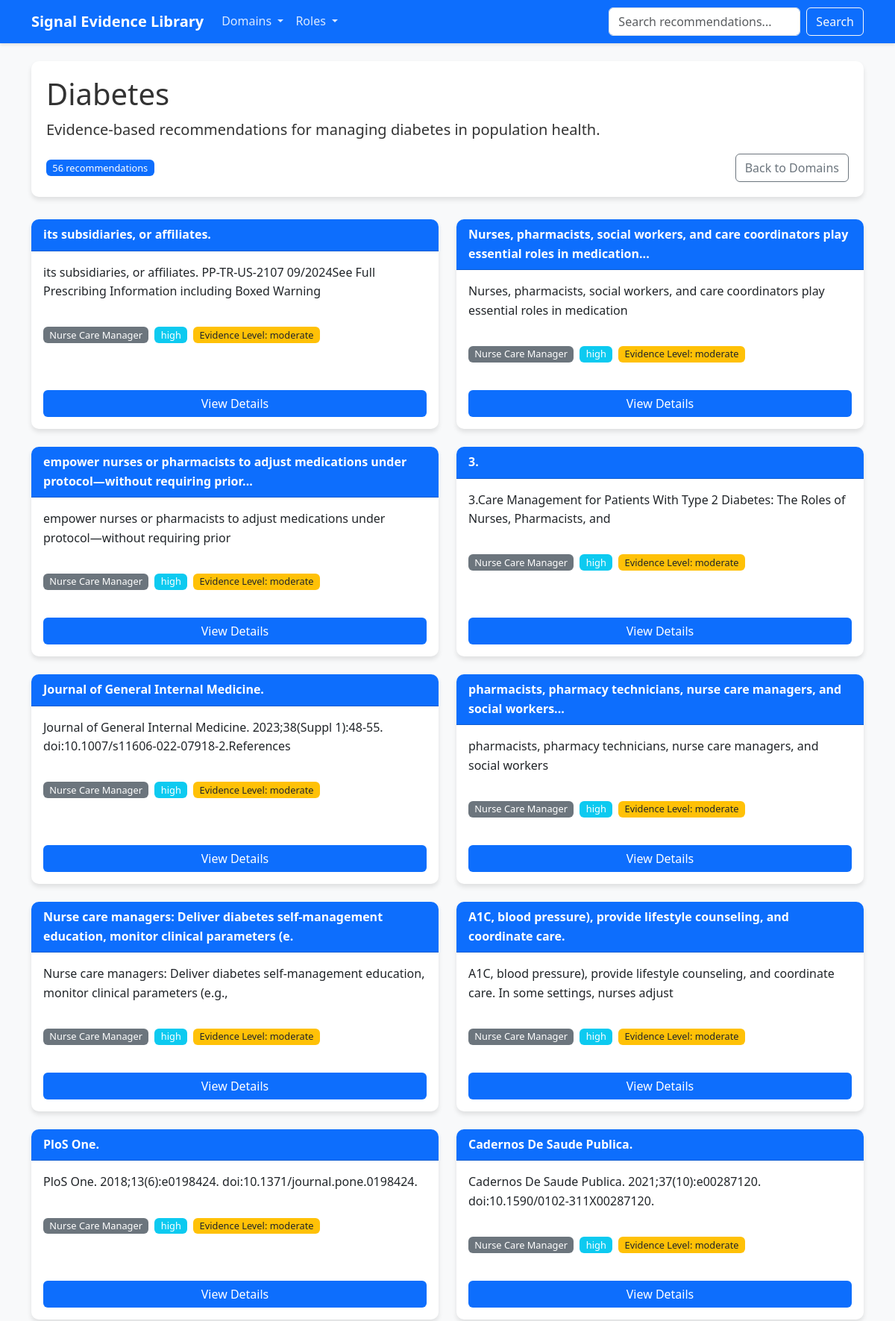
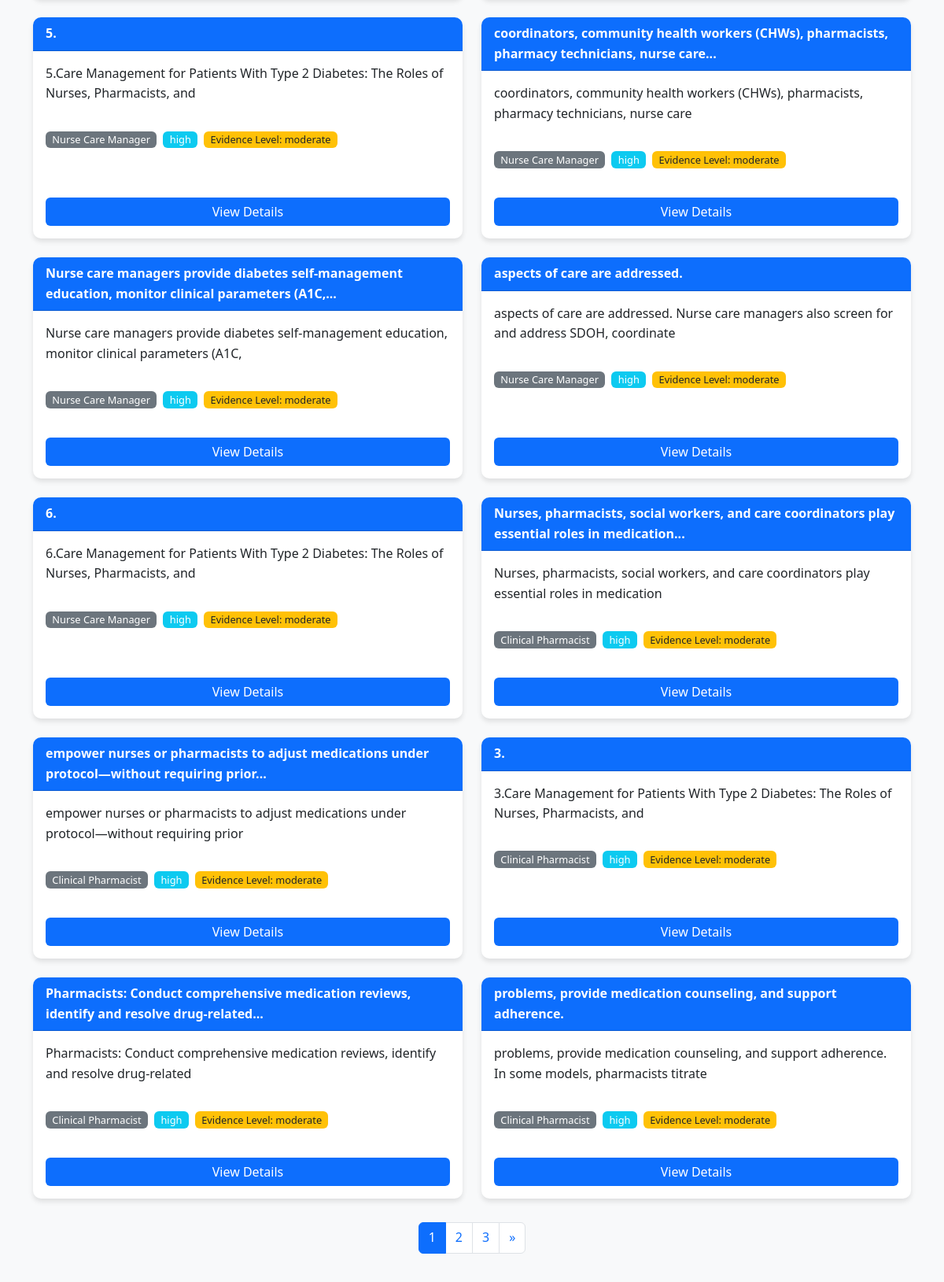
Page /domain/diabetes (upper part) on the committed database (2 pictures, top to bottom).
### src/db/models.py (models this page shows)
class Domain(db.Model):
    __tablename__ = 'domains'
    id = Column(String(50), primary_key=True)
    name = Column(String(100), nullable=False)
    description = Column(Text, nullable=True)
    recommendations = relationship("Recommendation", back_populates="domain")
    def to_dict(self) -> Dict:
        return {
            "id": self.id,
            "name": self.name,
            "description": self.description
        }

class Recommendation(db.Model):
    __tablename__ = 'recommendations'
    id = Column(String(100), primary_key=True)
    title = Column(String(255), nullable=False)
    domain_id = Column(String(50), ForeignKey('domains.id'), nullable=False)
    recommendation_text = Column(Text, nullable=False)
    rationale = Column(Text, nullable=True)
    expected_outcome = Column(Text, nullable=True)
    implementation_notes = Column(Text, nullable=True)
    priority_level = Column(String(20), nullable=True)
    evidence_level = Column(String(20), nullable=True)
    last_updated = Column(String(20), nullable=True)
    version = Column(String(10), nullable=True)
    domain = relationship("Domain", back_populates="recommendations")
    roles = relationship("Role", secondary="recommendation_role", back_populates="recommendations")
    citations = relationship("Citation", back_populates="recommendation", cascade="all, delete-orphan")
    def to_dict(self) -> Dict:
        return {
            "id": self.id,
            "title": self.title,
            "domain": self.domain.to_dict() if self.domain else None,
            "roles": [role.to_dict() for role in self.roles],
            "recommendation": self.recommendation_text,
            "rationale": self.rationale,
            "expected_outcome": self.expected_outcome,
            "implementation_notes": self.implementation_notes,
            "priority_level": self.priority_level,
            "evidence_level": self.evidence_level,
            "last_updated": self.last_updated,
            "version": self.version,
            "citations": [citation.to_dict() for citation in self.citations]
        }

class Role(db.Model):
    __tablename__ = 'roles'
    id = Column(String(50), primary_key=True)
    name = Column(String(100), nullable=False)
    description = Column(Text, nullable=True)
    recommendations = relationship("Recommendation", secondary="recommendation_role", back_populates="roles")
    def to_dict(self) -> Dict:
        return {
            "id": self.id,
            "name": self.name,
            "description": self.description
        }

### src/main.py (the view)
@app.route('/domain/<domain_id>')
def domain(domain_id):
    domains = db_manager.get_all_domains()
    roles = db_manager.get_all_roles()
    domain = db_manager.get_domain_by_id(domain_id)
    if not domain:
        return redirect(url_for('index'))
    page = int(request.args.get('page', 1))
    result = db_manager.get_all_recommendations(domain_id=domain_id, page=page)
    recommendations = result['recommendations']
    pagination = result['pagination']
    return render_template('domain.html',
                          domain=domain,
                          recommendations=recommendations,
                          pagination=pagination,
                          domains=domains,
                          roles=roles)

### src/db/crud.py (called while the page is built)
    def get_session(self) -> Session:
        return self.SessionLocal()

    def get_all_domains(self) -> List[Dict[str, Any]]:
        session = self.get_session()
        try:
            domains = session.query(Domain).all()
            result = []
            for domain in domains:
                domain_dict = domain.to_dict()
                count = session.query(func.count(Recommendation.id)).filter(
                    Recommendation.domain_id == domain.id
                ).scalar()
                domain_dict['recommendation_count'] = count
                result.append(domain_dict)
            return result
        finally:
            session.close()

    def get_domain_by_id(self, domain_id: str) -> Optional[Dict[str, Any]]:
        session = self.get_session()
        try:
            domain = session.query(Domain).filter(Domain.id == domain_id).first()
            return domain.to_dict() if domain else None
        finally:
            session.close()

    def get_all_roles(self) -> List[Dict[str, Any]]:
        session = self.get_session()
        try:
            roles = session.query(Role).all()
            result = []
            for role in roles:
                role_dict = role.to_dict()
                count = session.query(func.count(Recommendation.id)).join(
                    Recommendation.roles
                ).filter(Role.id == role.id).scalar()
                role_dict['recommendation_count'] = count
                result.append(role_dict)
            return result
        finally:
            session.close()

### src/db/models.py (called while the page is built)
    def to_dict(self) -> Dict:
        return {
            "id": self.id,
            "authors": self.authors,
            "title": self.title,
            "journal": self.journal,
            "year": self.year,
            "doi": self.doi,
            "url": self.url
        }

### src/templates/domain.html (shortened to what this page needs)
<!DOCTYPE html>
<html lang="en">
<head>
    <link href="https://cdn.jsdelivr.net/npm/bootstrap@5.3.0-alpha1/dist/css/bootstrap.min.css" rel="stylesheet">
</head>
<body>
    <nav class="navbar navbar-expand-lg navbar-dark mb-4">
        <div class="container">
            <a class="navbar-brand" href="/">Signal Evidence Library</a>
            <div class="collapse navbar-collapse" id="navbarNav">
                <ul class="navbar-nav me-auto">
                    <li class="nav-item dropdown">
                        <a class="nav-link dropdown-toggle" href="#" id="domainsDropdown" role="button" data-bs-toggle="dropdown" aria-expanded="false">
                            Domains
                        </a>
                    </li>
                    <li class="nav-item dropdown">
                        <a class="nav-link dropdown-toggle" href="#" id="rolesDropdown" role="button" data-bs-toggle="dropdown" aria-expanded="false">
                            Roles
                        </a>
                    </li>
                </ul>
                <form class="d-flex" action="/search" method="get">
                    <input class="form-control me-2" type="search" name="query" placeholder="Search recommendations..." aria-label="Search">
                    <button class="btn btn-outline-light" type="submit">Search</button>
                </form>
            </div>
        </div>
    </nav>
    <div class="container">
        <div class="domain-header">
            <h1>{{ domain.name }}</h1>
            <p class="lead">Evidence-based recommendations for managing {{ domain.name | lower }} in population health.</p>
            <div class="d-flex justify-content-between align-items-center">
                <span class="badge bg-primary">{{ pagination.total }} recommendations</span>
                <div class="btn-group">
                    <a href="/" class="btn btn-outline-secondary">Back to Domains</a>
                </div>
            </div>
        </div>
        <div class="row row-cols-1 row-cols-md-2 g-4">
            {% for recommendation in recommendations %}
            <div class="col">
                <div class="card recommendation-card h-100">
                    <div class="card-header">{{ recommendation.title }}</div>
                    <div class="card-body">
                        <p class="card-text">{{ recommendation.recommendation }}</p>
                        <div class="mt-3 mb-3">
                            {% for role in recommendation.roles %}
                            <span class="badge bg-secondary me-1">{{ role.name }}</span>
                            {% endfor %}
                            <span class="badge bg-info me-1">{{ recommendation.priority_level }}</span>
                            <span class="badge bg-warning text-dark">Evidence Level: {{ recommendation.evidence_level }}</span>
                        </div>
                        <a href="/document/{{ recommendation.id }}" class="btn btn-primary mt-auto">View Details</a>
                    </div>
                </div>
            </div>
            {% endfor %}
        </div>
        {% if pagination.pages > 1 %}
        <nav aria-label="Page navigation">
            <ul class="pagination">
                {% for i in range(1, pagination.pages + 1) %}
                <li class="page-item {% if i == pagination.page %}active{% endif %}">
                    <a class="page-link" href="/domain/{{ domain.id }}?page={{ i }}">{{ i }}</a>
                </li>
                {% endfor %}
                {% if pagination.page < pagination.pages %}
                <li class="page-item">
                    <a class="page-link" href="/domain/{{ domain.id }}?page={{ pagination.page + 1 }}" aria-label="Next">
                        <span aria-hidden="true">&raquo;</span>
                    </a>
                </li>
                {% endif %}
            </ul>
        </nav>
        {% endif %}
    </div>
</body>
</html>

### src/templates/domain.html (style rules this page uses)
body { font-family: 'Segoe UI', Tahoma, Geneva, Verdana, sans-serif; line-height: 1.6; color: #333; background-color: #f8f9fa; }
.navbar { background-color: #0d6efd; box-shadow: 0 2px 4px rgba(0,0,0,0.1); }
.navbar-brand { font-weight: bold; color: white !important; }
.nav-link { color: rgba(255,255,255,0.85) !important; }
.card { border: none; border-radius: 10px; box-shadow: 0 4px 6px rgba(0,0,0,0.1); transition: transform 0.3s ease; margin-bottom: 20px; }
.card-header { background-color: #0d6efd; color: white; border-radius: 10px 10px 0 0 !important; font-weight: bold; }
.btn-primary { background-color: #0d6efd; border: none; }
.badge { font-size: 0.8rem; font-weight: normal; }
.recommendation-card { height: 100%; }
.recommendation-card .card-body { display: flex; flex-direction: column; }
.recommendation-card .btn { margin-top: auto; }
.domain-header { background-color: white; border-radius: 10px; box-shadow: 0 4px 6px rgba(0,0,0,0.1); padding: 20px; margin-bottom: 30px; }
.pagination { justify-content: center; margin-top: 30px; }

### rows in the picture
Domain: name "Diabetes", name "diabetes"
Recommendation: title "its subsidiaries, or affiliates.", recommendation "its subsidiaries, or affiliates. PP-TR-US-2107 09/2024See Full Prescribing Information including Boxed Warning", priority_level "high", evidence_level "moderate"
Role: name "Nurse Care Manager"
Recommendation: title "Nurses, pharmacists, social workers, and care coordinators play essential roles in medication...", recommendation "Nurses, pharmacists, social workers, and care coordinators play essential roles in medication", priority_level "high", evidence_level "moderate"
Recommendation: title "empower nurses or pharmacists to adjust medications under protocol—without requiring prior...", recommendation "empower nurses or pharmacists to adjust medications under protocol—without requiring prior", priority_level "high", evidence_level "moderate"
Recommendation: title "3.", recommendation "3.Care Management for Patients With Type 2 Diabetes: The Roles of Nurses, Pharmacists, and", priority_level "high", evidence_level "moderate"
Recommendation: title "Journal of General Internal Medicine.", recommendation "Journal of General Internal Medicine. 2023;38(Suppl 1):48-55. doi:10.1007/s11606-022-07918-2.References", priority_level "high", evidence_level "moderate"
Recommendation: title "pharmacists, pharmacy technicians, nurse care managers, and social workers...", recommendation "pharmacists, pharmacy technicians, nurse care managers, and social workers", priority_level "high", evidence_level "moderate"
Recommendation: title "Nurse care managers: Deliver diabetes self-management education, monitor clinical parameters (e.", recommendation "Nurse care managers: Deliver diabetes self-management education, monitor clinical parameters (e.g.,", priority_level "high", evidence_level "moderate"
Recommendation: title "A1C, blood pressure), provide lifestyle counseling, and coordinate care.", recommendation "A1C, blood pressure), provide lifestyle counseling, and coordinate care. In some settings, nurses adjust", priority_level "high", evidence_level "moderate"
Recommendation: title "PloS One.", recommendation "PloS One. 2018;13(6):e0198424. doi:10.1371/journal.pone.0198424.", priority_level "high", evidence_level "moderate"
Recommendation: title "Cadernos De Saude Publica.", recommendation "Cadernos De Saude Publica. 2021;37(10):e00287120. doi:10.1590/0102-311X00287120.", priority_level "high", evidence_level "moderate"
Recommendation: title "5.", recommendation "5.Care Management for Patients With Type 2 Diabetes: The Roles of Nurses, Pharmacists, and", priority_level "high", evidence_level "moderate"
Recommendation: title "coordinators, community health workers (CHWs), pharmacists, pharmacy technicians, nurse care...", recommendation "coordinators, community health workers (CHWs), pharmacists, pharmacy technicians, nurse care", priority_level "high", evidence_level "moderate"
Recommendation: title "Nurse care managers provide diabetes self-management education, monitor clinical parameters (A1C,...", recommendation "Nurse care managers provide diabetes self-management education, monitor clinical parameters (A1C,", priority_level "high", evidence_level "moderate"
Recommendation: title "aspects of care are addressed.", recommendation "aspects of care are addressed. Nurse care managers also screen for and address SDOH, coordinate", priority_level "high", evidence_level "moderate"
Recommendation: title "6.", recommendation "6.Care Management for Patients With Type 2 Diabetes: The Roles of Nurses, Pharmacists, and", priority_level "high", evidence_level "moderate"
Recommendation: title "Nurses, pharmacists, social workers, and care coordinators play essential roles in medication...", recommendation "Nurses, pharmacists, social workers, and care coordinators play essential roles in medication", priority_level "high", evidence_level "moderate"
Role: name "Clinical Pharmacist"
Recommendation: title "empower nurses or pharmacists to adjust medications under protocol—without requiring prior...", recommendation "empower nurses or pharmacists to adjust medications under protocol—without requiring prior", priority_level "high", evidence_level "moderate"
Recommendation: title "3.", recommendation "3.Care Management for Patients With Type 2 Diabetes: The Roles of Nurses, Pharmacists, and", priority_level "high", evidence_level "moderate"
Recommendation: title "Pharmacists: Conduct comprehensive medication reviews, identify and resolve drug-related...", recommendation "Pharmacists: Conduct comprehensive medication reviews, identify and resolve drug-related", priority_level "high", evidence_level "moderate"
Recommendation: title "problems, provide medication counseling, and support adherence.", recommendation "problems, provide medication counseling, and support adherence. In some models, pharmacists titrate", priority_level "high", evidence_level "moderate"

### other values in the picture
{{ pagination.total }} "56"
{{ i }} "1" "2" "3"
